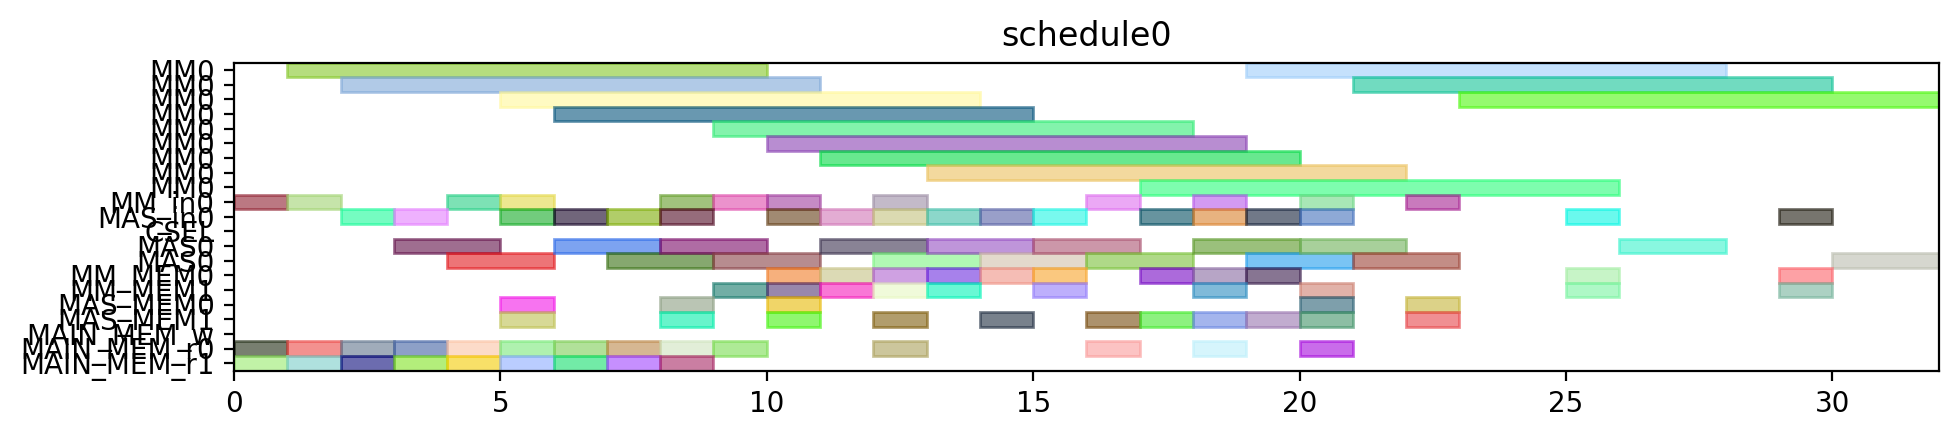

This figure's Python source:
from pyschedule import Scenario, solvers, plotters, alt


def solve():
	horizon = 120
	S = Scenario("schedule0", horizon=horizon)

	# resource
	MM = S.Resources('MM', num=1, size=9)
	MM_in = S.Resources('MM_in', num=1)
	MAS_in = S.Resources('MAS_in', num=1)
	CSEL = S.Resource('CSEL')
	MAS = S.Resources('MAS', num=1, size=2, periods=range(1, horizon))
	MM_MEM = S.Resources('MM_MEM', num=2)
	MAS_MEM = S.Resources('MAS_MEM', num=2)
	MAIN_MEM_w = S.Resource('MAIN_MEM_w', size=1)
	MAIN_MEM_r = S.Resources('MAIN_MEM_r', num=2)

	# result of previous scheduling

	# new tasks
	t0 = S.Task('t0', length=9, delay_cost=1)
	t0 += alt(MM)
	t0_in = S.Task('t0_in', length=1, delay_cost=1)
	t0_in += alt(MM_in)
	S += t0_in*MM_in[0]<=t0*MM[0]
	t0_mem0 = S.Task('t0_mem0', length=1, delay_cost=1)
	t0_mem0 += MAIN_MEM_r[0]
	S += t0_mem0 <= t0

	t0_mem1 = S.Task('t0_mem1', length=1, delay_cost=1)
	t0_mem1 += MAIN_MEM_r[1]
	S += t0_mem1 <= t0

	t1 = S.Task('t1', length=9, delay_cost=1)
	t1 += alt(MM)
	t1_in = S.Task('t1_in', length=1, delay_cost=1)
	t1_in += alt(MM_in)
	S += t1_in*MM_in[0]<=t1*MM[0]
	t1_mem0 = S.Task('t1_mem0', length=1, delay_cost=1)
	t1_mem0 += MAIN_MEM_r[0]
	S += t1_mem0 <= t1

	t1_mem1 = S.Task('t1_mem1', length=1, delay_cost=1)
	t1_mem1 += MAIN_MEM_r[1]
	S += t1_mem1 <= t1

	t2 = S.Task('t2', length=9, delay_cost=1)
	t2 += alt(MM)
	t2_in = S.Task('t2_in', length=1, delay_cost=1)
	t2_in += alt(MM_in)
	S += t2_in*MM_in[0]<=t2*MM[0]
	t2_mem0 = S.Task('t2_mem0', length=1, delay_cost=1)
	t2_mem0 += MAIN_MEM_r[0]
	S += t2_mem0 <= t2

	t2_mem1 = S.Task('t2_mem1', length=1, delay_cost=1)
	t2_mem1 += MAIN_MEM_r[1]
	S += t2_mem1 <= t2

	t3 = S.Task('t3', length=2, delay_cost=1)
	t3 += alt(MAS)
	t3_in = S.Task('t3_in', length=1, delay_cost=1)
	t3_in += alt(MAS_in)
	S += t3_in*MAS_in[0]<=t3*MAS[0]

	t3_mem0 = S.Task('t3_mem0', length=1, delay_cost=1)
	t3_mem0 += MAIN_MEM_r[0]
	S += t3_mem0 <= t3

	t3_mem1 = S.Task('t3_mem1', length=1, delay_cost=1)
	t3_mem1 += MAIN_MEM_r[1]
	S += t3_mem1 <= t3

	t4 = S.Task('t4', length=2, delay_cost=1)
	t4 += alt(MAS)
	t4_in = S.Task('t4_in', length=1, delay_cost=1)
	t4_in += alt(MAS_in)
	S += t4_in*MAS_in[0]<=t4*MAS[0]

	t4_mem0 = S.Task('t4_mem0', length=1, delay_cost=1)
	t4_mem0 += MAIN_MEM_r[0]
	S += t4_mem0 <= t4

	t4_mem1 = S.Task('t4_mem1', length=1, delay_cost=1)
	t4_mem1 += MAIN_MEM_r[1]
	S += t4_mem1 <= t4

	t8 = S.Task('t8', length=2, delay_cost=1)
	t8 += alt(MAS)
	t8_in = S.Task('t8_in', length=1, delay_cost=1)
	t8_in += alt(MAS_in)
	S += t8_in*MAS_in[0]<=t8*MAS[0]

	t8_mem0 = S.Task('t8_mem0', length=1, delay_cost=1)
	t8_mem0 += MAIN_MEM_r[0]
	S += t8_mem0 <= t8

	t8_mem1 = S.Task('t8_mem1', length=1, delay_cost=1)
	t8_mem1 += MAIN_MEM_r[1]
	S += t8_mem1 <= t8

	t9 = S.Task('t9', length=2, delay_cost=1)
	t9 += alt(MAS)
	t9_in = S.Task('t9_in', length=1, delay_cost=1)
	t9_in += alt(MAS_in)
	S += t9_in*MAS_in[0]<=t9*MAS[0]

	t9_mem0 = S.Task('t9_mem0', length=1, delay_cost=1)
	t9_mem0 += MAIN_MEM_r[0]
	S += t9_mem0 <= t9

	t9_mem1 = S.Task('t9_mem1', length=1, delay_cost=1)
	t9_mem1 += MAIN_MEM_r[1]
	S += t9_mem1 <= t9

	t13 = S.Task('t13', length=2, delay_cost=1)
	t13 += alt(MAS)
	t13_in = S.Task('t13_in', length=1, delay_cost=1)
	t13_in += alt(MAS_in)
	S += t13_in*MAS_in[0]<=t13*MAS[0]

	t13_mem0 = S.Task('t13_mem0', length=1, delay_cost=1)
	t13_mem0 += MAIN_MEM_r[0]
	S += t13_mem0 <= t13

	t13_mem1 = S.Task('t13_mem1', length=1, delay_cost=1)
	t13_mem1 += MAIN_MEM_r[1]
	S += t13_mem1 <= t13

	t14 = S.Task('t14', length=2, delay_cost=1)
	t14 += alt(MAS)
	t14_in = S.Task('t14_in', length=1, delay_cost=1)
	t14_in += alt(MAS_in)
	S += t14_in*MAS_in[0]<=t14*MAS[0]

	t14_mem0 = S.Task('t14_mem0', length=1, delay_cost=1)
	t14_mem0 += MAIN_MEM_r[0]
	S += t14_mem0 <= t14

	t14_mem1 = S.Task('t14_mem1', length=1, delay_cost=1)
	t14_mem1 += MAIN_MEM_r[1]
	S += t14_mem1 <= t14

	t5 = S.Task('t5', length=9, delay_cost=1)
	t5 += alt(MM)
	t5_in = S.Task('t5_in', length=1, delay_cost=1)
	t5_in += alt(MM_in)
	S += t5_in*MM_in[0]<=t5*MM[0]
	t5_mem0 = S.Task('t5_mem0', length=1, delay_cost=1)
	t5_mem0 += alt(MAS_MEM)
	S += (t3*MAS[0])-1 < t5_mem0*MAS_MEM[0]
	S += t5_mem0 <= t5

	t5_mem1 = S.Task('t5_mem1', length=1, delay_cost=1)
	t5_mem1 += alt(MAS_MEM)
	S += (t4*MAS[0])-1 < t5_mem1*MAS_MEM[1]
	S += t5_mem1 <= t5

	t6 = S.Task('t6', length=2, delay_cost=1)
	t6 += alt(MAS)
	t6_in = S.Task('t6_in', length=1, delay_cost=1)
	t6_in += alt(MAS_in)
	S += t6_in*MAS_in[0]<=t6*MAS[0]

	t6_mem0 = S.Task('t6_mem0', length=1, delay_cost=1)
	t6_mem0 += alt(MM_MEM)
	S += (t0*MM[0])-1 < t6_mem0*MM_MEM[0]
	S += t6_mem0 <= t6

	t6_mem1 = S.Task('t6_mem1', length=1, delay_cost=1)
	t6_mem1 += alt(MM_MEM)
	S += (t1*MM[0])-1 < t6_mem1*MM_MEM[1]
	S += t6_mem1 <= t6

	t10 = S.Task('t10', length=9, delay_cost=1)
	t10 += alt(MM)
	t10_in = S.Task('t10_in', length=1, delay_cost=1)
	t10_in += alt(MM_in)
	S += t10_in*MM_in[0]<=t10*MM[0]
	t10_mem0 = S.Task('t10_mem0', length=1, delay_cost=1)
	t10_mem0 += alt(MAS_MEM)
	S += (t8*MAS[0])-1 < t10_mem0*MAS_MEM[0]
	S += t10_mem0 <= t10

	t10_mem1 = S.Task('t10_mem1', length=1, delay_cost=1)
	t10_mem1 += alt(MAS_MEM)
	S += (t9*MAS[0])-1 < t10_mem1*MAS_MEM[1]
	S += t10_mem1 <= t10

	t11 = S.Task('t11', length=2, delay_cost=1)
	t11 += alt(MAS)
	t11_in = S.Task('t11_in', length=1, delay_cost=1)
	t11_in += alt(MAS_in)
	S += t11_in*MAS_in[0]<=t11*MAS[0]

	t11_mem0 = S.Task('t11_mem0', length=1, delay_cost=1)
	t11_mem0 += alt(MM_MEM)
	S += (t0*MM[0])-1 < t11_mem0*MM_MEM[0]
	S += t11_mem0 <= t11

	t11_mem1 = S.Task('t11_mem1', length=1, delay_cost=1)
	t11_mem1 += alt(MM_MEM)
	S += (t2*MM[0])-1 < t11_mem1*MM_MEM[1]
	S += t11_mem1 <= t11

	t15 = S.Task('t15', length=9, delay_cost=1)
	t15 += alt(MM)
	t15_in = S.Task('t15_in', length=1, delay_cost=1)
	t15_in += alt(MM_in)
	S += t15_in*MM_in[0]<=t15*MM[0]
	t15_mem0 = S.Task('t15_mem0', length=1, delay_cost=1)
	t15_mem0 += alt(MAS_MEM)
	S += (t13*MAS[0])-1 < t15_mem0*MAS_MEM[0]
	S += t15_mem0 <= t15

	t15_mem1 = S.Task('t15_mem1', length=1, delay_cost=1)
	t15_mem1 += alt(MAS_MEM)
	S += (t14*MAS[0])-1 < t15_mem1*MAS_MEM[1]
	S += t15_mem1 <= t15

	t16 = S.Task('t16', length=2, delay_cost=1)
	t16 += alt(MAS)
	t16_in = S.Task('t16_in', length=1, delay_cost=1)
	t16_in += alt(MAS_in)
	S += t16_in*MAS_in[0]<=t16*MAS[0]

	t16_mem0 = S.Task('t16_mem0', length=1, delay_cost=1)
	t16_mem0 += alt(MM_MEM)
	S += (t1*MM[0])-1 < t16_mem0*MM_MEM[0]
	S += t16_mem0 <= t16

	t16_mem1 = S.Task('t16_mem1', length=1, delay_cost=1)
	t16_mem1 += alt(MM_MEM)
	S += (t2*MM[0])-1 < t16_mem1*MM_MEM[1]
	S += t16_mem1 <= t16

	t19 = S.Task('t19', length=9, delay_cost=1)
	t19 += alt(MM)
	t19_in = S.Task('t19_in', length=1, delay_cost=1)
	t19_in += alt(MM_in)
	S += t19_in*MM_in[0]<=t19*MM[0]
	t19_mem0 = S.Task('t19_mem0', length=1, delay_cost=1)
	t19_mem0 += MAIN_MEM_r[0]
	S += t19_mem0 <= t19

	t19_mem1 = S.Task('t19_mem1', length=1, delay_cost=1)
	t19_mem1 += alt(MM_MEM)
	S += (t2*MM[0])-1 < t19_mem1*MM_MEM[1]
	S += t19_mem1 <= t19

	t24 = S.Task('t24', length=2, delay_cost=1)
	t24 += alt(MAS)
	t24_in = S.Task('t24_in', length=1, delay_cost=1)
	t24_in += alt(MAS_in)
	S += t24_in*MAS_in[0]<=t24*MAS[0]

	t24_mem0 = S.Task('t24_mem0', length=1, delay_cost=1)
	t24_mem0 += alt(MM_MEM)
	S += (t0*MM[0])-1 < t24_mem0*MM_MEM[0]
	S += t24_mem0 <= t24

	t24_mem1 = S.Task('t24_mem1', length=1, delay_cost=1)
	t24_mem1 += alt(MM_MEM)
	S += (t0*MM[0])-1 < t24_mem1*MM_MEM[1]
	S += t24_mem1 <= t24

	t26 = S.Task('t26', length=9, delay_cost=1)
	t26 += alt(MM)
	t26_in = S.Task('t26_in', length=1, delay_cost=1)
	t26_in += alt(MM_in)
	S += t26_in*MM_in[0]<=t26*MM[0]
	t26_mem0 = S.Task('t26_mem0', length=1, delay_cost=1)
	t26_mem0 += MAIN_MEM_r[0]
	S += t26_mem0 <= t26

	t26_mem1 = S.Task('t26_mem1', length=1, delay_cost=1)
	t26_mem1 += alt(MM_MEM)
	S += (t2*MM[0])-1 < t26_mem1*MM_MEM[1]
	S += t26_mem1 <= t26

	t7 = S.Task('t7', length=2, delay_cost=1)
	t7 += alt(MAS)
	t7_in = S.Task('t7_in', length=1, delay_cost=1)
	t7_in += alt(MAS_in)
	S += t7_in*MAS_in[0]<=t7*MAS[0]

	t7_mem0 = S.Task('t7_mem0', length=1, delay_cost=1)
	t7_mem0 += alt(MM_MEM)
	S += (t5*MM[0])-1 < t7_mem0*MM_MEM[0]
	S += t7_mem0 <= t7

	t7_mem1 = S.Task('t7_mem1', length=1, delay_cost=1)
	t7_mem1 += alt(MAS_MEM)
	S += (t6*MAS[0])-1 < t7_mem1*MAS_MEM[1]
	S += t7_mem1 <= t7

	t12 = S.Task('t12', length=2, delay_cost=1)
	t12 += alt(MAS)
	t12_in = S.Task('t12_in', length=1, delay_cost=1)
	t12_in += alt(MAS_in)
	S += t12_in*MAS_in[0]<=t12*MAS[0]

	t12_mem0 = S.Task('t12_mem0', length=1, delay_cost=1)
	t12_mem0 += alt(MM_MEM)
	S += (t10*MM[0])-1 < t12_mem0*MM_MEM[0]
	S += t12_mem0 <= t12

	t12_mem1 = S.Task('t12_mem1', length=1, delay_cost=1)
	t12_mem1 += alt(MAS_MEM)
	S += (t11*MAS[0])-1 < t12_mem1*MAS_MEM[1]
	S += t12_mem1 <= t12

	t17 = S.Task('t17', length=2, delay_cost=1)
	t17 += alt(MAS)
	t17_in = S.Task('t17_in', length=1, delay_cost=1)
	t17_in += alt(MAS_in)
	S += t17_in*MAS_in[0]<=t17*MAS[0]

	t17_mem0 = S.Task('t17_mem0', length=1, delay_cost=1)
	t17_mem0 += alt(MM_MEM)
	S += (t15*MM[0])-1 < t17_mem0*MM_MEM[0]
	S += t17_mem0 <= t17

	t17_mem1 = S.Task('t17_mem1', length=1, delay_cost=1)
	t17_mem1 += alt(MAS_MEM)
	S += (t16*MAS[0])-1 < t17_mem1*MAS_MEM[1]
	S += t17_mem1 <= t17

	t25 = S.Task('t25', length=2, delay_cost=1)
	t25 += alt(MAS)
	t25_in = S.Task('t25_in', length=1, delay_cost=1)
	t25_in += alt(MAS_in)
	S += t25_in*MAS_in[0]<=t25*MAS[0]

	t25_mem0 = S.Task('t25_mem0', length=1, delay_cost=1)
	t25_mem0 += alt(MM_MEM)
	S += (t0*MM[0])-1 < t25_mem0*MM_MEM[0]
	S += t25_mem0 <= t25

	t25_mem1 = S.Task('t25_mem1', length=1, delay_cost=1)
	t25_mem1 += alt(MAS_MEM)
	S += (t24*MAS[0])-1 < t25_mem1*MAS_MEM[1]
	S += t25_mem1 <= t25

	t29 = S.Task('t29', length=2, delay_cost=1)
	t29 += alt(MAS)
	t29_in = S.Task('t29_in', length=1, delay_cost=1)
	t29_in += alt(MAS_in)
	S += t29_in*MAS_in[0]<=t29*MAS[0]

	t29_mem0 = S.Task('t29_mem0', length=1, delay_cost=1)
	t29_mem0 += alt(MM_MEM)
	S += (t0*MM[0])-1 < t29_mem0*MM_MEM[0]
	S += t29_mem0 <= t29

	t29_mem1 = S.Task('t29_mem1', length=1, delay_cost=1)
	t29_mem1 += alt(MM_MEM)
	S += (t26*MM[0])-1 < t29_mem1*MM_MEM[1]
	S += t29_mem1 <= t29

	t18 = S.Task('t18', length=9, delay_cost=1)
	t18 += alt(MM)
	t18_in = S.Task('t18_in', length=1, delay_cost=1)
	t18_in += alt(MM_in)
	S += t18_in*MM_in[0]<=t18*MM[0]
	t18_mem0 = S.Task('t18_mem0', length=1, delay_cost=1)
	t18_mem0 += MAIN_MEM_r[0]
	S += t18_mem0 <= t18

	t18_mem1 = S.Task('t18_mem1', length=1, delay_cost=1)
	t18_mem1 += alt(MAS_MEM)
	S += (t12*MAS[0])-1 < t18_mem1*MAS_MEM[1]
	S += t18_mem1 <= t18

	t27 = S.Task('t27', length=9, delay_cost=1)
	t27 += alt(MM)
	t27_in = S.Task('t27_in', length=1, delay_cost=1)
	t27_in += alt(MM_in)
	S += t27_in*MM_in[0]<=t27*MM[0]
	t27_mem0 = S.Task('t27_mem0', length=1, delay_cost=1)
	t27_mem0 += MAIN_MEM_r[0]
	S += t27_mem0 <= t27

	t27_mem1 = S.Task('t27_mem1', length=1, delay_cost=1)
	t27_mem1 += alt(MAS_MEM)
	S += (t12*MAS[0])-1 < t27_mem1*MAS_MEM[1]
	S += t27_mem1 <= t27

	t28 = S.Task('t28', length=2, delay_cost=1)
	t28 += alt(MAS)
	t28_in = S.Task('t28_in', length=1, delay_cost=1)
	t28_in += alt(MAS_in)
	S += t28_in*MAS_in[0]<=t28*MAS[0]

	t28_mem0 = S.Task('t28_mem0', length=1, delay_cost=1)
	t28_mem0 += alt(MAS_MEM)
	S += (t25*MAS[0])-1 < t28_mem0*MAS_MEM[0]
	S += t28_mem0 <= t28

	t28_mem1 = S.Task('t28_mem1', length=1, delay_cost=1)
	t28_mem1 += alt(MM_MEM)
	S += (t26*MM[0])-1 < t28_mem1*MM_MEM[1]
	S += t28_mem1 <= t28

	t30 = S.Task('t30', length=9, delay_cost=1)
	t30 += alt(MM)
	t30_in = S.Task('t30_in', length=1, delay_cost=1)
	t30_in += alt(MM_in)
	S += t30_in*MM_in[0]<=t30*MM[0]
	t30_mem0 = S.Task('t30_mem0', length=1, delay_cost=1)
	t30_mem0 += MAIN_MEM_r[0]
	S += t30_mem0 <= t30

	t30_mem1 = S.Task('t30_mem1', length=1, delay_cost=1)
	t30_mem1 += alt(MAS_MEM)
	S += (t29*MAS[0])-1 < t30_mem1*MAS_MEM[1]
	S += t30_mem1 <= t30

	t20 = S.Task('t20', length=2, delay_cost=1)
	t20 += alt(MAS)
	t20_in = S.Task('t20_in', length=1, delay_cost=1)
	t20_in += alt(MAS_in)
	S += t20_in*MAS_in[0]<=t20*MAS[0]

	t20_mem0 = S.Task('t20_mem0', length=1, delay_cost=1)
	t20_mem0 += alt(MM_MEM)
	S += (t19*MM[0])-1 < t20_mem0*MM_MEM[0]
	S += t20_mem0 <= t20

	t20_mem1 = S.Task('t20_mem1', length=1, delay_cost=1)
	t20_mem1 += alt(MM_MEM)
	S += (t18*MM[0])-1 < t20_mem1*MM_MEM[1]
	S += t20_mem1 <= t20

	t31 = S.Task('t31', length=2, delay_cost=1)
	t31 += alt(MAS)
	t31_in = S.Task('t31_in', length=1, delay_cost=1)
	t31_in += alt(MAS_in)
	S += t31_in*MAS_in[0]<=t31*MAS[0]

	t31_mem0 = S.Task('t31_mem0', length=1, delay_cost=1)
	t31_mem0 += alt(MM_MEM)
	S += (t27*MM[0])-1 < t31_mem0*MM_MEM[0]
	S += t31_mem0 <= t31

	t31_mem1 = S.Task('t31_mem1', length=1, delay_cost=1)
	t31_mem1 += alt(MM_MEM)
	S += (t30*MM[0])-1 < t31_mem1*MM_MEM[1]
	S += t31_mem1 <= t31

	t35 = S.Task('t35', length=9, delay_cost=1)
	t35 += alt(MM)
	t35_in = S.Task('t35_in', length=1, delay_cost=1)
	t35_in += alt(MM_in)
	S += t35_in*MM_in[0]<=t35*MM[0]
	t35_mem0 = S.Task('t35_mem0', length=1, delay_cost=1)
	t35_mem0 += alt(MAS_MEM)
	S += (t7*MAS[0])-1 < t35_mem0*MAS_MEM[0]
	S += t35_mem0 <= t35

	t35_mem1 = S.Task('t35_mem1', length=1, delay_cost=1)
	t35_mem1 += alt(MAS_MEM)
	S += (t28*MAS[0])-1 < t35_mem1*MAS_MEM[1]
	S += t35_mem1 <= t35

	solvers.mip.solve(S,msg=1,kind='CPLEX',ratio_gap=1.01)

	solution = [['hoge']*len(S.solution()[1]) for i in range(len(S.solution()))]
	for i in range(len(S.solution())):
		for j in range(len(S.solution()[i])):
			solution[i][j]=str(S.solution()[i][j])
	print(solution)

	cycles = int(solution[-1][3])

	pic_file_name = "/mnt/rose/usr1/fukuda/ABE/multiRAM_multiMAS_16mux/scheduling_result/stage9MM1_stage2MAS1/EP_ADD_A_ANY/schedule0.png"
	if(S.solution() != []):
		plotters.matplotlib.plot(S,img_filename=pic_file_name, show_task_labels=False, fig_size=(cycles*0.25+3, 2))

	return solution
